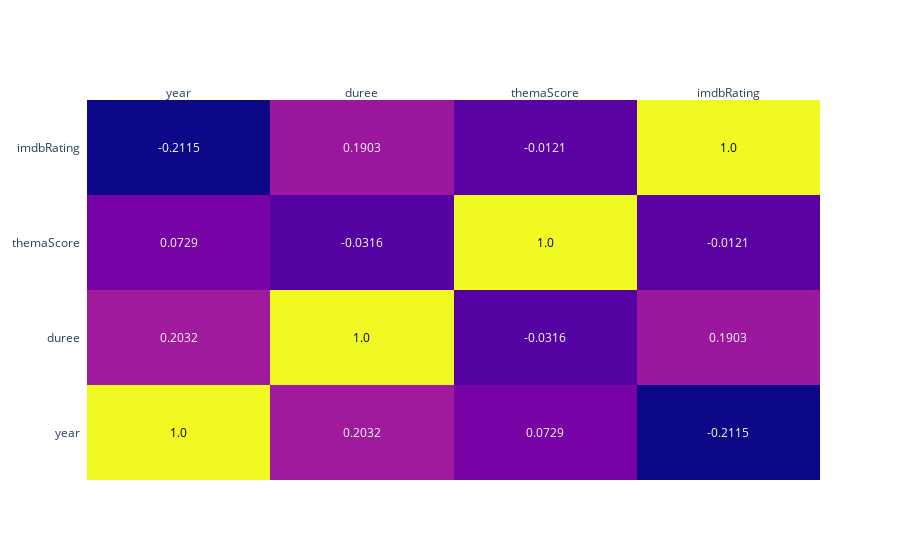

The code cell stored with this chart in its notebook:
### Markdown cell above
## Graph de correlation

### Code cell
corr_matrix = round(datasetWithoutOutlier.corr(), 4)

fig = ff.create_annotated_heatmap(corr_matrix.values,
                                  x = corr_matrix.columns.values.tolist(),
                                  y = corr_matrix.index.values.tolist(),
                                  )


fig.show()

### Figure 1 — Plotly figure (JSON) as saved in the notebook; plotly's stock layout.template omitted (floating-point values rounded to 4 significant figures)
{"data": [{"colorscale": [[0, "#0d0887"], [0.1111, "#46039f"], [0.2222, "#7201a8"], [0.3333, "#9c179e"], [0.4444, "#bd3786"], [0.5556, "#d8576b"], [0.6667, "#ed7953"], [0.7778, "#fb9f3a"], [0.8889, "#fdca26"], [1, "#f0f921"]], "reversescale": false, "showscale": false, "type": "heatmap", "x": ["year", "duree", "themaScore", "imdbRating"], "y": ["year", "duree", "themaScore", "imdbRating"], "z": [[1, 0.2032, 0.0729, -0.2115], [0.2032, 1, -0.0316, 0.1903], [0.0729, -0.0316, 1, -0.0121], [-0.2115, 0.1903, -0.0121, 1]]}], "layout": {"annotations": [{"font": {"color": "#000000"}, "showarrow": false, "text": "1.0", "x": "year", "xref": "x", "y": "year", "yref": "y"}, {"font": {"color": "#FFFFFF"}, "showarrow": false, "text": "0.2032", "x": "duree", "xref": "x", "y": "year", "yref": "y"}, {"font": {"color": "#FFFFFF"}, "showarrow": false, "text": "0.0729", "x": "themaScore", "xref": "x", "y": "year", "yref": "y"}, {"font": {"color": "#FFFFFF"}, "showarrow": false, "text": "-0.2115", "x": "imdbRating", "xref": "x", "y": "year", "yref": "y"}, {"font": {"color": "#FFFFFF"}, "showarrow": false, "text": "0.2032", "x": "year", "xref": "x", "y": "duree", "yref": "y"}, {"font": {"color": "#000000"}, "showarrow": false, "text": "1.0", "x": "duree", "xref": "x", "y": "duree", "yref": "y"}, {"font": {"color": "#FFFFFF"}, "showarrow": false, "text": "-0.0316", "x": "themaScore", "xref": "x", "y": "duree", "yref": "y"}, {"font": {"color": "#FFFFFF"}, "showarrow": false, "text": "0.1903", "x": "imdbRating", "xref": "x", "y": "duree", "yref": "y"}, {"font": {"color": "#FFFFFF"}, "showarrow": false, "text": "0.0729", "x": "year", "xref": "x", "y": "themaScore", "yref": "y"}, {"font": {"color": "#FFFFFF"}, "showarrow": false, "text": "-0.0316", "x": "duree", "xref": "x", "y": "themaScore", "yref": "y"}, {"font": {"color": "#000000"}, "showarrow": false, "text": "1.0", "x": "themaScore", "xref": "x", "y": "themaScore", "yref": "y"}, {"font": {"color": "#FFFFFF"}, "showarrow": false, "text": "-0.0121", "x": "imdbRating", "xref": "x", "y": "themaScore", "yref": "y"}, {"font": {"color": "#FFFFFF"}, "showarrow": false, "text": "-0.2115", "x": "year", "xref": "x", "y": "imdbRating", "yref": "y"}, {"font": {"color": "#FFFFFF"}, "showarrow": false, "text": "0.1903", "x": "duree", "xref": "x", "y": "imdbRating", "yref": "y"}, {"font": {"color": "#FFFFFF"}, "showarrow": false, "text": "-0.0121", "x": "themaScore", "xref": "x", "y": "imdbRating", "yref": "y"}, {"font": {"color": "#000000"}, "showarrow": false, "text": "1.0", "x": "imdbRating", "xref": "x", "y": "imdbRating", "yref": "y"}], "xaxis": {"dtick": 1, "gridcolor": "rgb(0, 0, 0)", "side": "top", "ticks": ""}, "yaxis": {"dtick": 1, "ticks": "", "ticksuffix": "  "}}}
